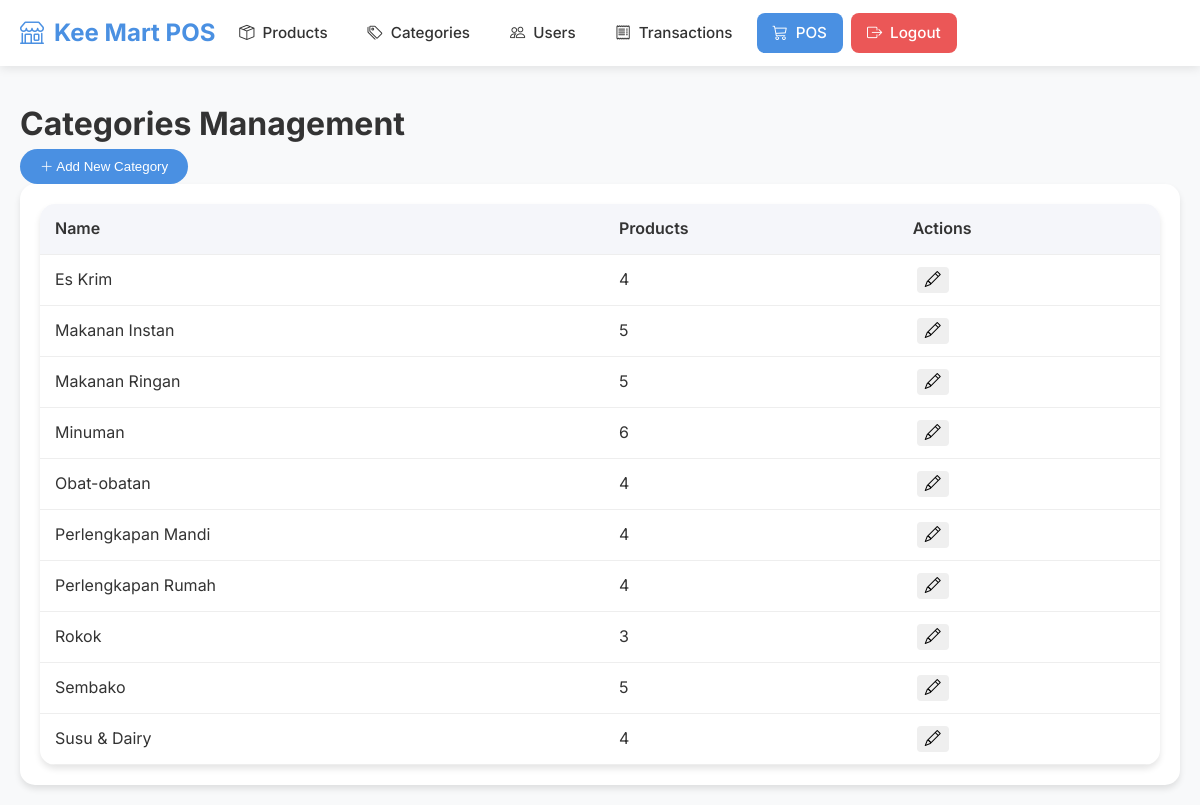
The app's page /categories.php (signed in) with its own data.
### tables this page shows
CREATE TABLE IF NOT EXISTS `categories` (
  `id` int NOT NULL AUTO_INCREMENT,
  `name` varchar(100) NOT NULL,
  `created_at` timestamp NULL DEFAULT CURRENT_TIMESTAMP,
  PRIMARY KEY (`id`)
);

### includes/functions.php (called while the page is built, shortened)
<?php
function isLoggedIn() {
    return isset($_SESSION['user_id']);
}
function isAdmin() {
    return isset($_SESSION['role']) && $_SESSION['role'] === 'admin';
}
?>

### categories.php (the view, shortened to what this page needs)
<?php
require_once 'config/database.php';
require_once 'includes/functions.php';
$query = "SELECT c.*, COUNT(p.id) as product_count
          FROM categories c
          LEFT JOIN products p ON c.id = p.category_id
          GROUP BY c.id
          ORDER BY c.name";
$categories = mysqli_query($conn, $query);
?>
<?php include 'views/common/header.php'; ?>
<div class="content-header">
    <h1>Categories Management</h1>
    <button class="btn btn-primary" onclick="showAddForm()">
        <i class="bi bi-plus-lg"></i> Add New Category
    </button>
</div>
<div class="card">
    <div class="table-container">
        <table class="table">
            <thead>
                <tr>
                    <th>Name</th>
                    <th>Products</th>
                    <th>Actions</th>
                </tr>
            </thead>
            <tbody>
                <?php while ($category = mysqli_fetch_assoc($categories)): ?>
                <tr>
                    <td><?php echo htmlspecialchars($category['name']); ?></td>
                    <td><?php echo $category['product_count']; ?></td>
                    <td>
                        <button class="btn btn-sm btn-outline-primary" onclick='editCategory(<?php echo json_encode($category); ?>)' title="Edit Category">
                            <i class="bi bi-pencil"></i>
                        </button>
                    </td>
                </tr>
                <?php endwhile; ?>
            </tbody>
        </table>
    </div>
</div>
<?php include 'views/common/footer.php'; ?>

### views/common/header.php (shortened to what this page needs)
<?php
require_once 'includes/functions.php';
?>
<!DOCTYPE html>
<html lang="en">
<head>
    <link rel="stylesheet" href="https://cdn.jsdelivr.net/npm/bootstrap-icons@1.10.5/font/bootstrap-icons.css">
    <link rel="stylesheet" href="assets/css/style.css">
</head>
<body>
    <?php if (isLoggedIn()): ?>
    <nav class="navbar">
        <div class="container">
            <div class="nav-links">
                 <a href="index.php" class="navbar-brand">
                <i class="bi bi-shop"></i>
                <span>Kee Mart POS</span>
            </a>
                <?php if (isAdmin()): ?>
                    <a href="products.php" class="btn">
                        <i class="bi bi-box-seam"></i>
                        <span>Products</span>
                    </a>
                    <a href="categories.php" class="btn">
                        <i class="bi bi-tags"></i>
                        <span>Categories</span>
                    </a>
                    <a href="users.php" class="btn">
                        <i class="bi bi-people"></i>
                        <span>Users</span>
                    </a>
                <?php endif; ?>
                <a href="transactions.php" class="btn">
                    <i class="bi bi-receipt"></i>
                    <span>Transactions</span>
                </a>
                <a href="pos.php" class="btn btn-primary">
                    <i class="bi bi-cart3"></i>
                    <span>POS</span>
                </a>
                <a href="logout.php" class="btn btn-danger">
                    <i class="bi bi-box-arrow-right"></i>
                    <span>Logout</span>
                </a>
            </div>
        </div>
    </nav>
    <?php endif; ?>
    <div class="container">

### views/common/footer.php (shortened to what this page needs)
    </div>
</body>
</html>

### assets/css/style.css (style rules this page uses)
:root { --primary-color: #4A90E2; --secondary-color: #5C6AC4; --success-color: #27AE60; --danger-color: #EB5757; --warning-color: #F2C94C; --dark-color: #333333; --light-color: #F5F6FA; --border-radius: 15px; --box-shadow: 0 4px 6px rgba(0, 0, 0, 0.1); }
* { margin: 0; padding: 0; box-sizing: border-box; }
body { font-family: 'Inter', -apple-system, BlinkMacSystemFont, sans-serif; line-height: 1.6; background-color: #f8f9fa; color: var(--dark-color); }
.container { width: 100%; max-width: 1200px; margin: 0 auto; padding: 0 20px; }
.card { background: white; border-radius: var(--border-radius); box-shadow: var(--box-shadow); padding: 20px; margin-bottom: 20px; }
.btn { display: inline-block; padding: 10px 20px; border-radius: 25px; border: none; cursor: pointer; font-weight: 500; transition: all 0.3s ease; text-decoration: none; }
.btn-primary { background-color: var(--primary-color); color: white; }
.btn-danger { background-color: var(--danger-color); color: white; }
.table-container { border-radius: var(--border-radius); overflow: hidden; background: white; box-shadow: var(--box-shadow); }
.table { width: 100%; border-collapse: collapse; }
.table th, .table td { padding: 12px 15px; text-align: left; border-bottom: 1px solid #eee; }
.table th { background-color: var(--light-color); font-weight: 600; }
.navbar { background: white; padding: 0.8rem 0; box-shadow: 0 2px 10px rgba(0, 0, 0, 0.1); margin-bottom: 2rem; position: sticky; top: 0; z-index: 1000; }
.navbar .container { display: flex; justify-content: space-between; align-items: center; }
.navbar-brand { font-size: 1.5rem; font-weight: 700; color: var(--primary-color); text-decoration: none; display: flex; align-items: center; gap: 10px; }
.nav-links { display: flex; align-items: center; gap: 8px; flex-wrap: nowrap; overflow-x: auto; -ms-overflow-style: none; scrollbar-width: none; }
.nav-links .btn { padding: 8px 16px; font-size: 0.95rem; font-weight: 500; border-radius: 8px; transition: all 0.2s ease; white-space: nowrap; display: inline-flex; align-items: center; gap: 8px; min-width: max-content; }
.nav-links .btn span { display: inline-block; }
.nav-links .btn:not(.btn-primary):not(.btn-danger) { color: var(--dark-color); background: transparent; }
.nav-links .btn-primary { background: var(--primary-color); color: white; }
.nav-links .btn-danger { background: var(--danger-color); color: white; }
.btn-outline-primary, .btn-outline-danger { padding: 0.25rem 0.5rem; margin: 0 0.25rem; display: inline-flex; align-items: center; justify-content: center; border-radius: 4px; transition: all 0.2s; }
.btn-outline-primary i, .btn-outline-danger i { font-size: 1rem; }

### records on screen
categories: name "Es Krim", product_count "4"
categories: name "Makanan Instan", product_count "5"
categories: name "Makanan Ringan", product_count "5"
categories: name "Minuman", product_count "6"
categories: name "Obat-obatan", product_count "4"
categories: name "Perlengkapan Mandi", product_count "4"
categories: name "Perlengkapan Rumah", product_count "4"
categories: name "Rokok", product_count "3"
categories: name "Sembako", product_count "5"
categories: name "Susu & Dairy", product_count "4"
